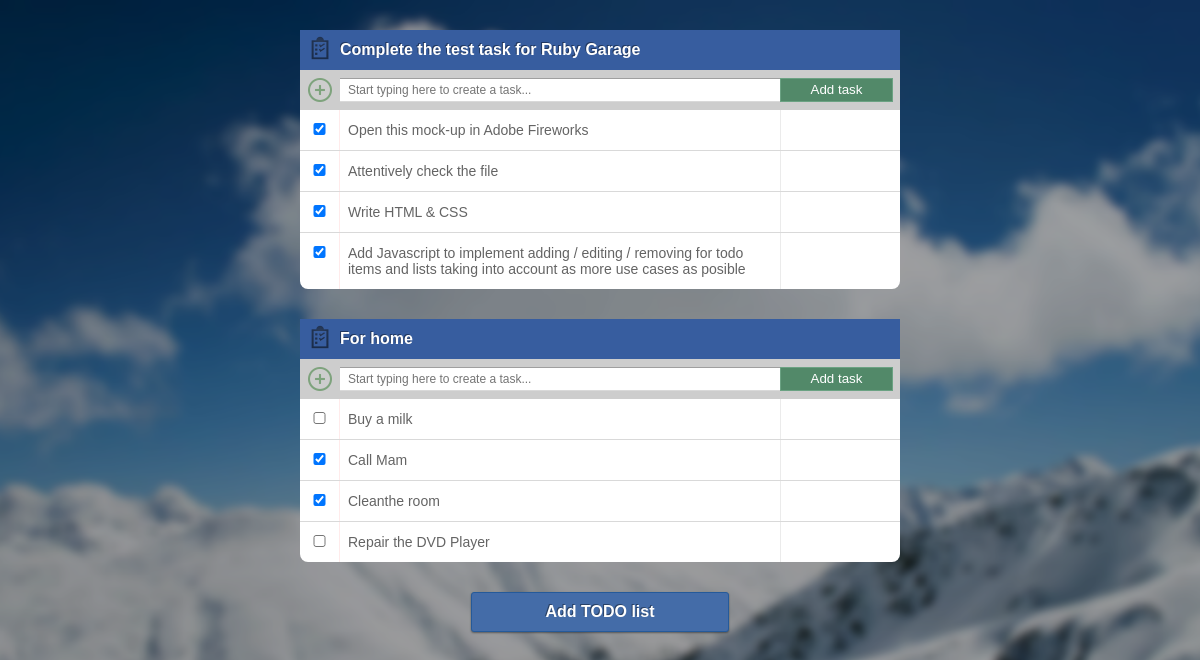
The page / on the database its author committed.
### tables this page shows
CREATE TABLE IF NOT EXISTS `projects` (
  `id` int(11) NOT NULL AUTO_INCREMENT,
  `name` text,
  PRIMARY KEY (`id`)
);

CREATE TABLE IF NOT EXISTS `tasks` (
  `id` int(11) NOT NULL AUTO_INCREMENT,
  `status` varchar(50) NOT NULL DEFAULT '0',
  `project_id` int(11) NOT NULL DEFAULT '0',
  `name` text NOT NULL,
  `order` int(11) DEFAULT '0',
  PRIMARY KEY (`id`)
);

### app/model.php (called while the page is built, shortened)
<?php
class Model {
	static public $mysqli;
	static public function init() {
		require 'dbConfig.php';
		self::$mysqli = new mysqli($cfg['host'], $cfg['user'], $cfg['password'], 'tm');
		self::$mysqli->set_charset("utf8");
	}
	static public function getAllProjects() {
		$q = "SELECT * FROM `projects`";
		$res = self::$mysqli->query($q);
		return $res;
	}
	static public function getProjectTasks($project_id) {
		$q = "SELECT * FROM `tasks` WHERE `project_id`='".((int)$project_id)."' ORDER BY `order`";
		$res = self::$mysqli->query($q);
		return $res;
	}
}

### index.php (the view, shortened to what this page needs)
<?php
	require_once 'app/model.php';
?>
<!DOCTYPE html>
<html lang="en">
<head>
	<link rel="stylesheet" href="style/layout.css">
</head>
<body>
	<div class="main_wrap">
<?php
	$projects = Model::getAllProjects();
	if ($projects) {
		while ($project = $projects->fetch_assoc()){
?>
		<div class="sector">
			<div class="project" data-list-id="<?php echo $project['id']; ?>">
				<div class="head">
					<div class="title" title="<?php echo $project['name']; ?>"><span><?php echo $project['name']; ?></span></div>
				</div>
				<div class="create">
					<form action="#">
						<input type="text" placeholder="Start typing here to create a task...">
						<button title="Add new task">Add task</button>
					</form>
				</div>
				<div class="list">
					<ul>
<?php
	$tasks = Model::getProjectTasks($project['id']);
	if ($tasks) {
		while ($task = $tasks->fetch_assoc()) {
?>
						<li data-task-id="<?php echo $task['id']; ?>">
							<div class="status"><input type="checkbox" <?php if ($task['status'] == 'completed') echo 'checked="checked"'; ?>></div>
							<div class="title"><span><?php echo $task['name']; ?></span></div>
						</li>
<?php
		}
	}
?>
					</ul>
				</div>
			</div>
		</div>
<?php
		}
	}
?>
		<div class="sector">
			<a href="#" class="add_list">Add TODO list</a>
		</div>
	</div>
</body>
</html>

### style/layout.css (style rules this page uses)
html, body, div, span, applet, object, iframe, h1, h2, h3, h4, h5, h6, p, blockquote, pre, a, abbr, acronym, address, big, cite, code, del, dfn, em, img, ins, kbd, q, s, samp, small, strike, strong, sub, sup, tt, var, b, u, i, center, dl, dt, dd, ol, ul, li, fieldset, form, label, legend, table, caption, tbody, tfoot, thead, tr, th, td, article, aside, canvas, details, embed, figure, figcaption, footer, header, hgroup, menu, nav, output, ruby, section, summary, time, mark, audio, video { margin: 0; padding: 0; border: 0; font-size: 100%; font: inherit; vertical-align: baseline; }
body { line-height: 1; }
ol, ul { list-style: none; }
html, body { min-height: 100%; height: 100%; }
body { font-family: Arial, sans-serif; background: #000 url('images/bg.png') center center no-repeat; background-attachment: fixed; background-size: cover; }
a { text-decoration: none; }
.main_wrap { margin: 0 auto; padding-bottom: 40px; width: 600px; }
.sector { padding-top: 30px; clear: both; }
a.add_list { margin: 0 auto; padding: 10px 8px; display: block; height: 18px; width: 240px; line-height: 18px; background: #446CA8; color: #fff; border-radius: 3px; text-shadow: -1px -1px 0 rgba(0,0,0,.4); box-shadow: 0 1px 2px 0 rgba(0,0,0,.4); border: 1px solid #255A9A; text-align: center; font-weight: bold; }
.project { background: #FFFFFF; border-radius: 0 0 8px 8px; overflow: hidden; }
.project .head { padding: 8px 0 8px 40px; height: 24px; color: #FFFFFF; background: #375D9F url('images/task_icon.png') 8px 6px no-repeat; }
.project .head .title { float: left; height: 24px; width: 440px; overflow: hidden; font-size: 16px; font-weight: bold; line-height: 24px; text-shadow: -1px -1px 0 rgba(0,0,0,.4); white-space: nowrap; }
.project .create { padding: 8px 0 8px 40px; height: 24px; background: #CDCDCD url('images/add_icon.png') 8px 8px no-repeat; }
.project .create form { display: block; height: 24px; }
.project .create form input { display: block; float: left; margin: 0; padding: 2px 8px; height: 18px; width: 424px; font-size: 12px; border: none; border-top: 1px solid #9F9F9F; border-bottom: 1px solid #D9D9D9; }
.project .create form button { display: block; float: left; padding: 1px 8px 3px 8px; height: 18px; width: 95px; border: 1px solid #6BA283; background: #528969; color: #FFFFFF; cursor: pointer; box-sizing: content-box; }
.project .list ul { display: block; }
.project .list ul li { display: block; border-bottom: 1px solid rgba(0,0,0,.15); color: #646464; font-size: 14px; line-height: 16px; overflow: hidden; cursor: pointer; }
.project .list ul li:last-child { border: none; border-radius: 0 0 8px 8px; }
.project .list ul li .status { float: left; width: 39px; min-height: 40px; height: 100%; text-align: center; }
.project .list ul li .status input { display: block; margin: 13px auto 0 auto; height: 12px; }
.project .list ul li .title { float: left; width: 432px; padding: 12px 0 12px 8px; min-height: 16px; border-right: 1px solid rgba(0,0,0,.08); border-left: 1px solid rgba(255,0,0,.08); }

### rows shown on the page
projects: name "Complete the test task for Ruby Garage"
tasks: status "☑", name "Open this mock-up in Adobe Fireworks"
tasks: status "☑", name "Attentively check the file"
tasks: status "☑", name "Write HTML & CSS"
tasks: status "☑", name "Add Javascript to implement adding / editing / removing for todo items and lists taking into account as more use cases as posible"
projects: name "For home"
tasks: name "Buy a milk"
tasks: status "☑", name "Call Mam"
tasks: status "☑", name "Cleanthe room"
tasks: name "Repair the DVD Player"
